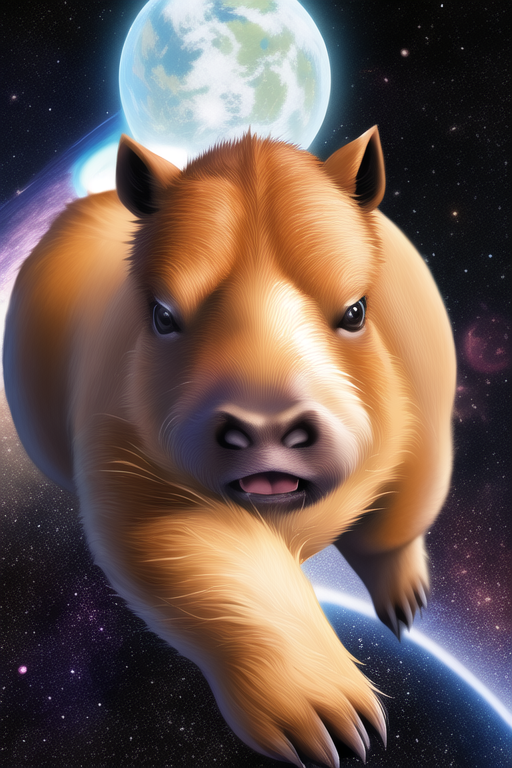
#> input picture 22.12.06_openCV/images/capybara.png, 512 x 768 px
$ python opencv03_sharp_image.py
#> lines starting #> are read from the running program, lines starting #| are printed output that depends on the picture
import cv2
import numpy as np
import matplotlib.pyplot as plt

image_path = './images/capybara.png'


# 이미지를 선명하게 (커널 생성 : 대상이 있는 픽셀 강조)
image_bgr = cv2.imread(image_path, cv2.IMREAD_COLOR)
#> image_bgr is the input picture: shape (768, 512, 3); mean B, G, R 82.7, 89.8, 108.9

# RGB 타입으로 변환
image_rgb = cv2.cvtColor(image_bgr, cv2.COLOR_BGR2RGB)

# 커널 생성
kernel = np.array([[0,-1,0],[-1,5,-1],[0,-1,0]])

# 커널 적용
image_sharp = cv2.filter2D(image_rgb,-1,kernel)
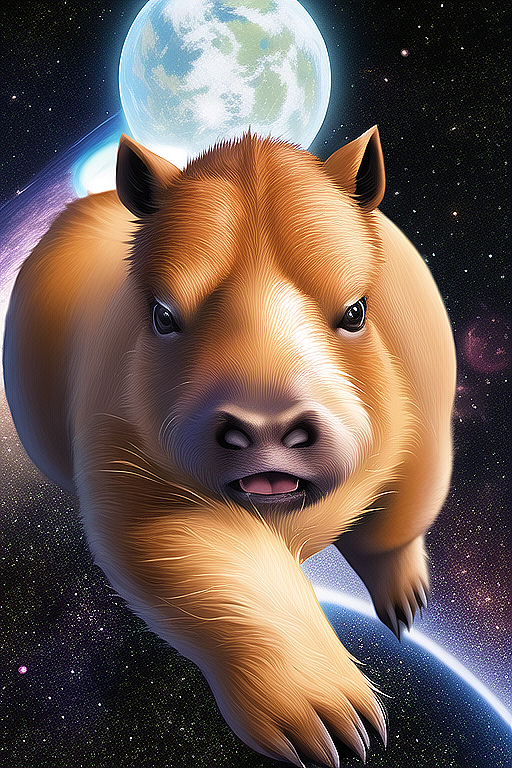
#> image_sharp: shape (768, 512, 3); mean R, G, B 109.2, 90.6, 82.7

fig, ax = plt.subplots(1,2, figsize=(10,5))
ax[0].imshow(image_rgb)
ax[0].set_title("Original Image")
ax[1].imshow(image_sharp)
ax[1].set_title("Sharp Image")
plt.show()
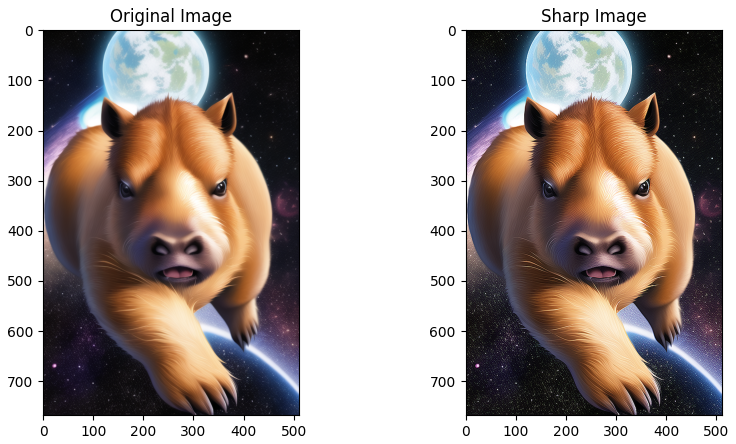
#> figure drawn by matplotlib, 2 panels

$ run again, with 22.12.06_openCV/images/Billiards.png copied over 22.12.06_openCV/images/capybara.png
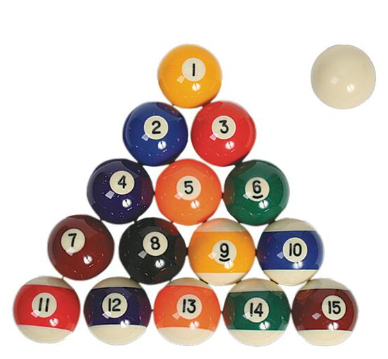
#> input picture 22.12.06_openCV/images/Billiards.png, 388 x 359 px
#> image_bgr is the input picture: shape (359, 388, 3); mean B, G, R 189.1, 196.9, 211.3
#> `image_sharp = cv2.filter2D(image_rgb,-1,kernel)`:
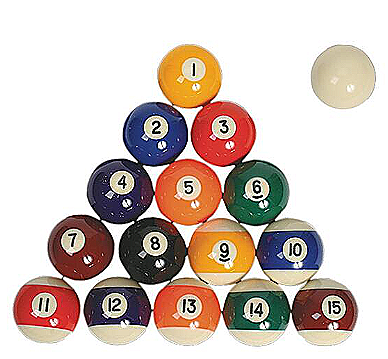
#> image_sharp: shape (359, 388, 3); mean R, G, B 210.2, 196.1, 188.6
#> `plt.show()`:
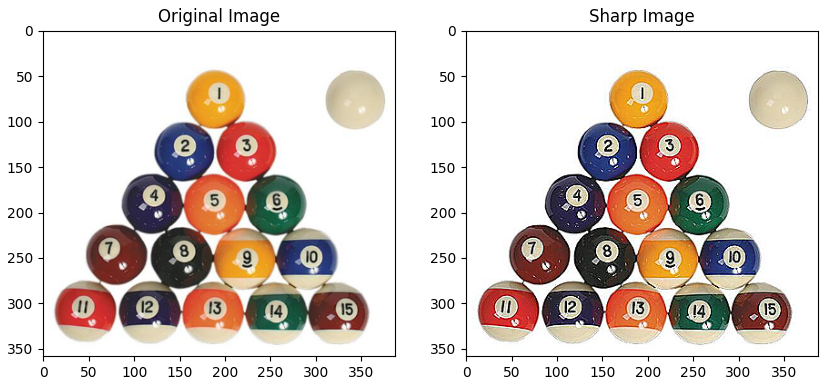
#> figure drawn by matplotlib, 2 panels
